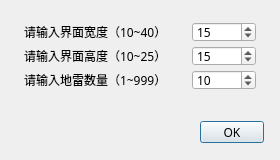
<?xml version="1.0" encoding="UTF-8"?>
<ui version="4.0">
 <class>CustomDialog</class>
 <widget class="QDialog" name="CustomDialog">
  <property name="geometry">
   <rect>
    <x>0</x>
    <y>0</y>
    <width>280</width>
    <height>160</height>
   </rect>
  </property>
  <property name="minimumSize">
   <size>
    <width>280</width>
    <height>160</height>
   </size>
  </property>
  <property name="maximumSize">
   <size>
    <width>280</width>
    <height>160</height>
   </size>
  </property>
  <property name="font">
   <font>
    <family>微软雅黑</family>
   </font>
  </property>
  <property name="windowTitle">
   <string>自定义 Mine Sweeper</string>
  </property>
  <widget class="QPushButton" name="doneButton">
   <property name="geometry">
    <rect>
     <x>200</x>
     <y>121</y>
     <width>64</width>
     <height>22</height>
    </rect>
   </property>
   <property name="font">
    <font>
     <family>微软雅黑</family>
     <pointsize>9</pointsize>
    </font>
   </property>
   <property name="text">
    <string>OK</string>
   </property>
  </widget>
  <widget class="QLabel" name="rowsLabel">
   <property name="geometry">
    <rect>
     <x>24</x>
     <y>24</y>
     <width>160</width>
     <height>16</height>
    </rect>
   </property>
   <property name="font">
    <font>
     <family>微软雅黑</family>
    </font>
   </property>
   <property name="text">
    <string>请输入界面宽度（10~40）</string>
   </property>
  </widget>
  <widget class="QLabel" name="colsLabel">
   <property name="geometry">
    <rect>
     <x>24</x>
     <y>48</y>
     <width>160</width>
     <height>16</height>
    </rect>
   </property>
   <property name="font">
    <font>
     <family>微软雅黑</family>
    </font>
   </property>
   <property name="text">
    <string>请输入界面高度（10~25）</string>
   </property>
  </widget>
  <widget class="QLabel" name="mineLabel">
   <property name="geometry">
    <rect>
     <x>24</x>
     <y>72</y>
     <width>160</width>
     <height>16</height>
    </rect>
   </property>
   <property name="font">
    <font>
     <family>微软雅黑</family>
    </font>
   </property>
   <property name="text">
    <string>请输入地雷数量（1~999）</string>
   </property>
  </widget>
  <widget class="QSpinBox" name="rowsSpinBox">
   <property name="geometry">
    <rect>
     <x>192</x>
     <y>22</y>
     <width>64</width>
     <height>20</height>
    </rect>
   </property>
   <property name="buttonSymbols">
    <enum>QAbstractSpinBox::UpDownArrows</enum>
   </property>
   <property name="minimum">
    <number>10</number>
   </property>
   <property name="maximum">
    <number>40</number>
   </property>
   <property name="value">
    <number>15</number>
   </property>
  </widget>
  <widget class="QSpinBox" name="colsSpinBox">
   <property name="geometry">
    <rect>
     <x>192</x>
     <y>46</y>
     <width>64</width>
     <height>20</height>
    </rect>
   </property>
   <property name="minimum">
    <number>10</number>
   </property>
   <property name="maximum">
    <number>25</number>
   </property>
   <property name="value">
    <number>15</number>
   </property>
  </widget>
  <widget class="QSpinBox" name="mineSpinBox">
   <property name="geometry">
    <rect>
     <x>192</x>
     <y>70</y>
     <width>64</width>
     <height>20</height>
    </rect>
   </property>
   <property name="minimum">
    <number>1</number>
   </property>
   <property name="maximum">
    <number>1000</number>
   </property>
   <property name="value">
    <number>10</number>
   </property>
  </widget>
 </widget>
 <resources/>
 <connections/>
</ui>
